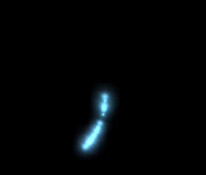
%> input picture win (1).png, 206 x 175 px
$ octave teleportSprite.m   (GNU Octave 9; MATLAB toolbox functions it lacks are replaced by stand-ins)
%> lines starting %> are read from the running program, lines starting %| are printed output that depends on the picture
WIN1 = imread('win (1).png');
%> WIN1 is the input picture: size 175x206x3 uint8; mean R, G, B 2.3, 4.2, 5.1
WINS1 = image(WIN1,'XData',[190 235],'YData',[50 100],'visible','off');
WIN2 = imread('win (2).png');
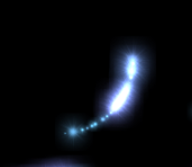
%> input picture win (2).png, 192 x 167 px
%> WIN2 is the input picture: size 167x192x3 uint8; mean R, G, B 9.6, 11.8, 16.2
WINS2 = image(WIN2,'XData',[190 235],'YData',[50 100],'visible','off');
WIN3 = imread('win (3).png');
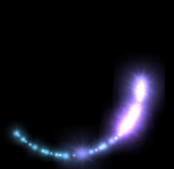
%> input picture win (3).png, 174 x 169 px
%> WIN3 is the input picture: size 169x174x3 uint8; mean R, G, B 18.4, 17.7, 27.8
WINS3 = image(WIN3,'XData',[190 235],'YData',[50 100],'visible','off');
WIN4 = imread('win (4).png');
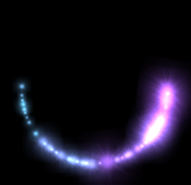
%> input picture win (4).png, 191 x 185 px
%> WIN4 is the input picture: size 185x191x3 uint8; mean R, G, B 22, 17.9, 31.8
WINS4 = image(WIN4,'XData',[190 235],'YData',[50 100],'visible','off');
WIN5 = imread('win (5).png');
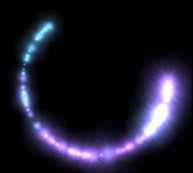
%> input picture win (5).png, 193 x 173 px
%> WIN5 is the input picture: size 173x193x3 uint8; mean R, G, B 28.3, 26.6, 43.2
WINS5 = image(WIN5,'XData',[190 235],'YData',[50 100],'visible','off');
WIN6 = imread('win (6).png');
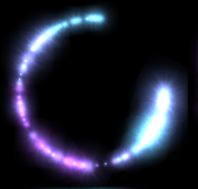
%> input picture win (6).png, 198 x 189 px
%> WIN6 is the input picture: size 189x198x3 uint8; mean R, G, B 31.4, 33.5, 49.5
WINS6 = image(WIN6,'XData',[190 235],'YData',[50 100],'visible','off');
%> (the run ends here)
